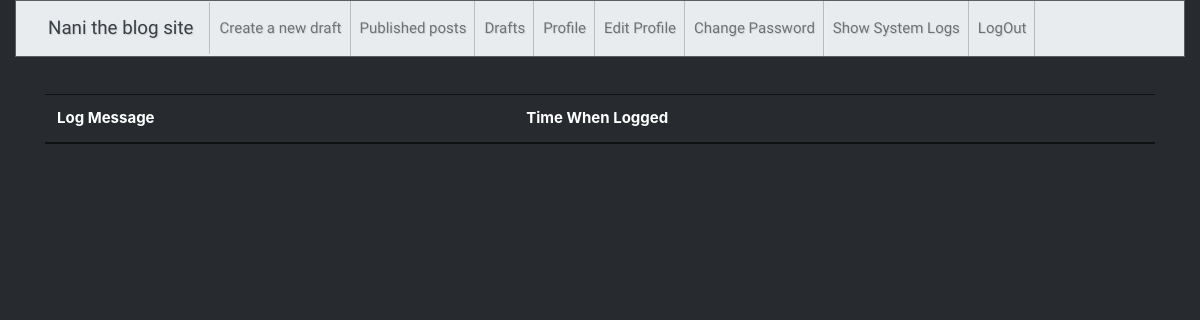
Page /accounts/SystemLogs/ (signed in) on the earlier database version.
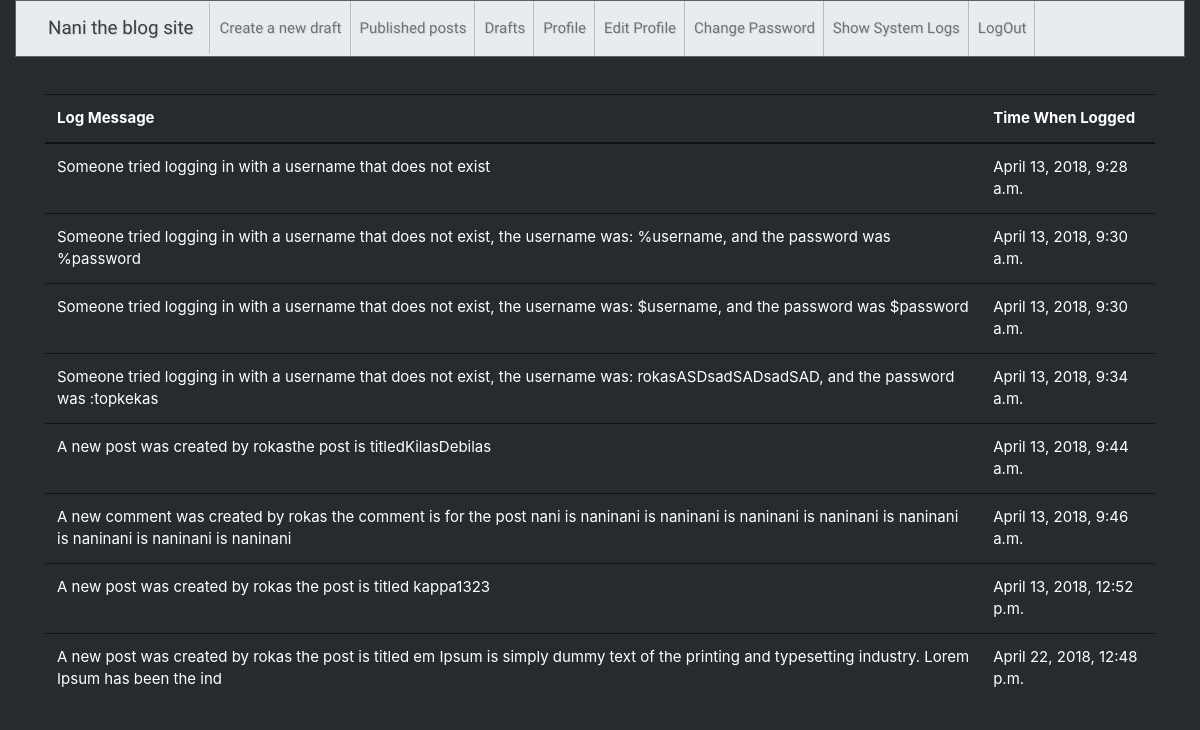
Same page on the later database version.
### accounts/models.py (models this page shows, shortened)
class ErrorLogging(models.Model):
    error_text = models.CharField(max_length=250)
    error_time = models.DateTimeField(default=datetime.datetime.now())
    objects = ErrorLoggingManager()

### accounts/views.py (the view)
def ShowLogs(request):
    queryset = ErrorLogging.objects.all().order_by('error_time')
    args = {'errors':queryset}
    return render(request,'accounts/SystemLogs.html',args)

### accounts/templates/accounts/SystemLogs.html
{% extends "base.html" %}
{% block body %}
{% if user.is_superuser %}
  <table class="table table-hover">
    <thead>
    <tr>
      <th scope="col">Log Message</th>
      <th scope="col">Time When Logged</th>
    </tr>
        </thead>
        <tbody>
    {% for stuff in errors %}
      <tr>
        <td>{{stuff.error_text}}</td>
        <td>{{stuff.error_time}}</td>
      </tr>
    {% endfor %}
            </tbody>
  </table>
  {% endif %}
{% endblock %}

### templates/base.html (shortened to what this page needs)
<!DOCTYPE html>
<html lang="en" dir="ltr">
  <head>
    {% load static %}
  <link rel="stylesheet" href="https://bootswatch.com/4/slate/bootstrap.min.css">
          <link rel="stylesheet" href="{% static '/css/master.css' %}">
          <link rel="stylesheet" href="//code.jquery.com/ui/1.12.1/themes/smoothness/jquery-ui.css">
  </head>
  <body>
<div class="container-fluid">
<nav class="navbar navbar-expand-lg navbar-light bg-light techfont">
  <a class="navbar-brand" href="{% url 'home' %}">Nani the blog site</a>
  <div class="collapse navbar-collapse" id="navbarColor03">
    <div class="container">
    <ul class="navbar-nav mr-auto">
      {% if user.is_superuser %}
              <li class="nav-item">
                <a class="nav-link" href="{% url 'blog:post_create' %}">Create a new draft</a> </li>
      {% endif %}
      {% if user.is_authenticated %}
      <li class="nav-item">
        <a class="nav-link" href="{% url 'blog:post_list' %}">Published posts <span class="sr-only">(current)</span></a>
      </li>
      <li class="nav-item">
        <a class="nav-link" href="{% url 'blog:draft_list' %}">Drafts</a>
      </li>
      <li class="nav-item">
        <a class="nav-link" href="{% url 'accounts:profile' %}">Profile</a>
      </li>
      <li class="nav-item">
        <a class="nav-link" href="{% url 'accounts:editprofile' %}">Edit Profile</a>
      </li>
      <li class="nav-item">
        <a class="nav-link" href="{% url 'accounts:changepassword' %}">Change Password</a>
      </li>
      {%if user.is_superuser%}
      <li class="nav-item">
        <a class="nav-link" href="{% url 'accounts:showlogs' %}">Show System Logs</a>
      </li>
      {%endif%}
      <li class="nav-item">
        <a class="nav-link" href="{% url 'accounts:logout' %}">LogOut</a>
      </li>
      {%endif%}
    </ul>
  </div>
</nav>
</div>
 <div class="container">
    {% block body %}
    {% endblock %}
     </div>
  </body>
</html>

### static/css/master.css (style rules this page uses)
.techfont { font-family: 'Russo One', sans-serif; margin-bottom: 2.5em; }

Differences in the rows shown:
added ErrorLogging: error_text "Someone tried logging in with a username that does not exist", error_time "April 13, 2018, 9:28 a.m."
added ErrorLogging: error_text "Someone tried logging in with a username that does not exist, the username was: %username, and the password was %password", error_time "April 13, 2018, 9:30 a.m."
added ErrorLogging: error_text "Someone tried logging in with a username that does not exist, the username was: $username, and the password was $password", error_time "April 13, 2018, 9:30 a.m."
added ErrorLogging: error_text "Someone tried logging in with a username that does not exist, the username was: rokasASDsadSADsadSAD, and the password was :topkekas", error_time "April 13, 2018, 9:34 a.m."
added ErrorLogging: error_text "A new post was created by rokasthe post is titledKilasDebilas", error_time "April 13, 2018, 9:44 a.m."
added ErrorLogging: error_text "A new comment was created by rokas the comment is for the post nani is naninani is naninani is naninani is naninani is naninani is naninani is naninani is naninani", error_time "April 13, 2018, 9:46 a.m."
added ErrorLogging: error_text "A new post was created by rokas the post is titled kappa1323", error_time "April 13, 2018, 12:52 p.m."
added ErrorLogging: error_text "A new post was created by rokas the post is titled em Ipsum is simply dummy text of the printing and typesetting industry. Lorem Ipsum has been the ind", error_time "April 22, 2018, 12:48 p.m."
